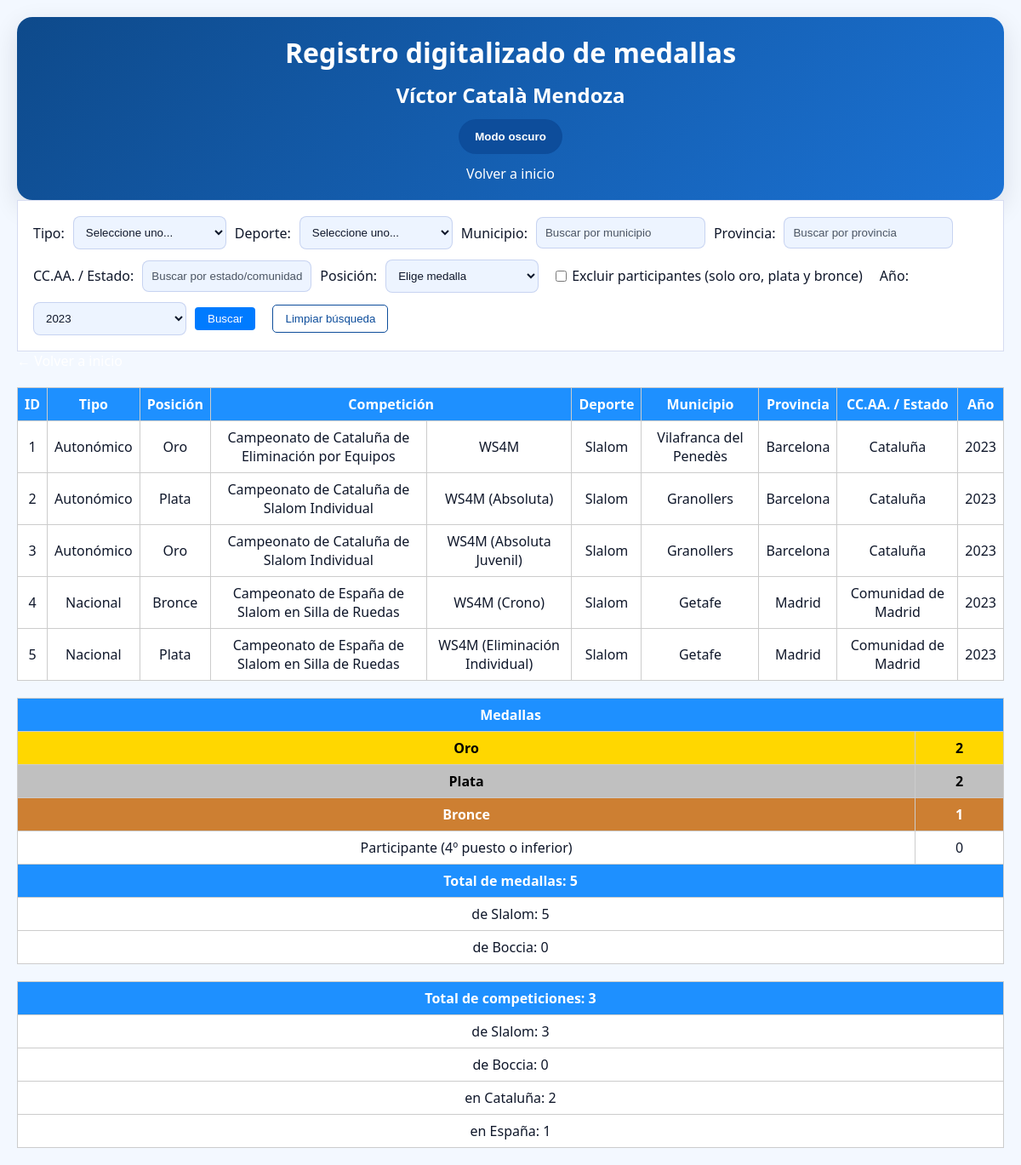
/medallero.php?year=2023, run on the app's committed database.
### tables this page shows
CREATE TABLE medallas (
    id INT AUTO_INCREMENT PRIMARY KEY,
    tipo ENUM('Autonómico', 'Nacional', 'Internacional'),
    competicion VARCHAR(255),
    deporte VARCHAR(100),
    posicion ENUM('Oro', 'Plata', 'Bronce', 'Participante'),
    division VARCHAR(100) NULL,
    lugar VARCHAR(100),
    provincia VARCHAR(100),
    comunidad VARCHAR(100),
    pais VARCHAR(100),
    year YEAR
);

### funciones.php (called while the page is built, shortened)
<?php
function iconoMedalla($posicion)
{
    switch ($posicion) {
        default:
            return ucfirst($posicion);
    }
}
?>

### medallero.php (the view, shortened to what this page needs)
<?php include 'conexion.php';
include 'funciones.php'; ?>
<!DOCTYPE html>
<html>
<head>
    <link rel="stylesheet" href="css/index.css">
</head>
<body>
    <header>
        <h1>Registro digitalizado de medallas</h1>
        <h2>Víctor Català Mendoza</h2>
        <button id="theme-toggle" type="button">Modo oscuro</button>
        <a href="index.php">Volver a inicio</a>
    </header>
    <form method="GET">
        Tipo:
        <select name="tipo">
            <option value="">Seleccione uno...</option>
        </select>
        Deporte:
        <select name="deporte">
            <option value="">Seleccione uno...</option>
        </select>
        Municipio:
        <input type="text" name="lugar" id="municipio" placeholder="Buscar por municipio">
        Provincia:
        <input type="text" name="provincia" id="provincia" placeholder="Buscar por provincia">
        CC.AA. / Estado:
        <input type="text" name="comunidad" id="comunidad" placeholder="Buscar por estado/comunidad autónoma">
        Posición:
        <select name="posicion">
            <option value="">Elige medalla</option>
        </select>
        <label class="checkbox-label">
            <input type="checkbox" name="excluir_participante" value="1" <?php echo !empty($_GET['excluir_participante']) ? 'checked' : ''; ?>> Excluir participantes (solo oro, plata y bronce)
        </label>
        Año:
        <select name="year">
            <?php
            $year_inicio = 2023;
            $year_actual = date('Y');
            for ($i = $year_inicio; $i <= $year_actual; $i++) {
                $seleccionado = ($_GET['year'] ?? '') == $i ? 'selected' : '';
                echo "<option value=\"$i\" $seleccionado>$i</option>";
            }
            ?>
        </select>
        <input type="submit" value="Buscar">
        <button type="button" id="limpiar-filtros">Limpiar búsqueda</button>
    </form>
    <a href="index.php">&larr; Volver a inicio</a>
    <?php
    $year = $_GET['year'] ?? '';
    $where = " WHERE 1=1";
    if (!empty($year)) {
        $where .= " AND year = " . intval($year);
    }
    $whereCompeticionesSlalom = " WHERE 1=1";
    if (!empty($year)) {
        $whereCompeticionesSlalom .= " AND year = " . intval($year);
    }
    $whereCompeticionesBoccia = " WHERE deporte = 'Boccia'";
    if (!empty($year)) {
        $whereCompeticionesBoccia .= " AND year = " . intval($year);
    }
    $sql = "SELECT * FROM medallas" . $where;
    $sqlResumenSlalom = "SELECT
        SUM(CASE WHEN LOWER(posicion) = 'oro' THEN 1 ELSE 0 END) AS oro,
        SUM(CASE WHEN LOWER(posicion) = 'plata' THEN 1 ELSE 0 END) AS plata,
        SUM(CASE WHEN LOWER(posicion) = 'bronce' THEN 1 ELSE 0 END) AS bronce
    FROM medallas" . $where . " AND LOWER(deporte) LIKE '%slalom%' AND LOWER(posicion) IN ('oro', 'plata', 'bronce')";
    $sqlResumenBoccia = "SELECT
        SUM(CASE WHEN LOWER(posicion) = 'oro' THEN 1 ELSE 0 END) AS oro,
        SUM(CASE WHEN LOWER(posicion) = 'plata' THEN 1 ELSE 0 END) AS plata,
        SUM(CASE WHEN LOWER(posicion) = 'bronce' THEN 1 ELSE 0 END) AS bronce
    FROM medallas" . $where . " AND LOWER(deporte) LIKE '%boccia%' AND LOWER(posicion) IN ('oro', 'plata', 'bronce')";
    $sqlResumen = "SELECT
        SUM(posicion = 'oro') AS oro,
        SUM(posicion = 'plata') AS plata,
        SUM(posicion = 'bronce') AS bronce,
        SUM(posicion IN ('participante')) AS total_participantes,
        SUM(posicion IN ('oro', 'plata', 'bronce')) AS total_medallas,
        (SELECT COUNT(DISTINCT competicion, year) FROM competiciones_slalom" . $whereCompeticionesSlalom . " AND posicion IN ('oro', 'plata', 'bronce', 'participante')) AS total_competiciones_slalom,
        (SELECT COUNT(DISTINCT competicion) FROM medallas" . $whereCompeticionesBoccia . " AND posicion IN ('oro', 'plata', 'bronce', 'participante')) AS total_competiciones_boccia,
        (SELECT COUNT(DISTINCT competicion, year) FROM competiciones_slalom" . $whereCompeticionesSlalom . " AND tipo = 'autonomico' AND posicion IN ('oro', 'plata', 'bronce', 'participante')) AS total_catalunya_slalom,
        (SELECT COUNT(DISTINCT competicion) FROM medallas" . $whereCompeticionesBoccia . " AND tipo = 'autonomico' AND posicion IN ('oro', 'plata', 'bronce', 'participante')) AS total_catalunya_boccia,
        (SELECT COUNT(DISTINCT competicion, year) FROM competiciones_slalom" . $whereCompeticionesSlalom . " AND tipo = 'nacional' AND posicion IN ('oro', 'plata', 'bronce', 'participante')) AS total_espanna_slalom,
        (SELECT COUNT(DISTINCT competicion) FROM medallas" . $whereCompeticionesBoccia . " AND tipo = 'nacional' AND posicion IN ('oro', 'plata', 'bronce', 'participante')) AS total_espanna_boccia,
        COUNT(*) AS total_registros
    FROM medallas" . $where . " AND posicion IN ('oro', 'plata', 'bronce', 'participante')";
    $resultado = $conexion->query($sql);
    if ($resultado->num_rows > 0): ?>
        <table>
            <tr>
                <th>ID</th>
                <th>Tipo</th>
                <th>Posición</th>
                <th colspan="2">Competición</th>
                <th>Deporte</th>
                <th>Municipio</th>
                <th>Provincia</th>
                <th>CC.AA. / Estado</th>
                <th>Año</th>
            </tr>
            <?php while ($fila = $resultado->fetch_assoc()): ?>
                <tr>
                    <td><?php echo $fila['id']; ?></td>
                    <td><?php echo $fila['tipo']; ?></td>
                    <td class="<?php echo $fila['posicion']; ?>">
                        <?php echo iconoMedalla($fila['posicion']); ?>
                    </td>
                    <td><?php echo $fila['competicion']; ?></td>
                    <td><?php echo $fila['division']; ?></td>
                    <td><?php echo $fila['deporte']; ?></td>
                    <?php
                    if ($fila['lugar'] == $fila['provincia']) {
                        echo '<td colspan="2">' . $fila['lugar'] . '</td>';
                        echo '<td>' . $fila['comunidad'] . '</td>';
                    } elseif ($fila['provincia'] == $fila['comunidad']) {
                        echo '<td colspan="2">' . $fila['provincia'] . '</td>';
                    } else {
                        echo '<td>' . $fila['lugar'] . '</td>';
                        echo '<td>' . $fila['provincia'] . '</td>';
                        echo '<td>' . $fila['comunidad'] . '</td>';
                    }
                    ?>
                    <td><?php echo $fila['year']; ?></td>
                </tr>
            <?php endwhile; ?>
        </table>
    <?php else: ?>
        <p>No se han encontrado resultados</p>
    <?php endif; ?>
    <?php
    $resultado2 = $conexion->query($sqlResumen);
    $resumen = $resultado2 ? $resultado2->fetch_assoc() : null;
    $resultadoSlalom = $conexion->query($sqlResumenSlalom);
    $resumenSlalom = $resultadoSlalom ? $resultadoSlalom->fetch_assoc() : null;
    $resultadoBoccia = $conexion->query($sqlResumenBoccia);
    $resumenBoccia = $resultadoBoccia ? $resultadoBoccia->fetch_assoc() : null;
    if ($resumen):
        $total_competiciones_slalom = (int) $resumen['total_competiciones_slalom'];
        $total_competiciones_boccia = (int) $resumen['total_competiciones_boccia'];
        $total_competiciones_deportes = $total_competiciones_slalom + $total_competiciones_boccia;
        ?>
        <table>
            <tr>
                <th colspan="2">Medallas</th>
            </tr>
            <tr>
                <th class=oro>Oro</th>
                <td class=oro><?php echo (int) $resumen['oro']; ?></td>
            </tr>
            <tr>
                <th class=plata>Plata</th>
                <td class=plata><?php echo (int) $resumen['plata']; ?></td>
            </tr>
            <tr>
                <th class=bronce>Bronce</th>
                <td class=bronce><?php echo (int) $resumen['bronce']; ?></td>
            </tr>
            <tr>
                <td>Participante (4º puesto o inferior)</td>
                <td><?php echo (int) $resumen['total_participantes']; ?></td>
            </tr>
            <tr>
                <th colspan="2">Total de medallas: <?php echo (int) $resumen['total_medallas']; ?></th>
            </tr>
            <tr>
                <td colspan="2">
                    de Slalom: <?php echo (int) (($resumenSlalom['oro'] ?? 0) + ($resumenSlalom['plata'] ?? 0) + ($resumenSlalom['bronce'] ?? 0)); ?>
                </td>
            </tr>
            <tr>
                <td colspan="2">
                    de Boccia: <?php echo (int) (($resumenBoccia['oro'] ?? 0) + ($resumenBoccia['plata'] ?? 0) + ($resumenBoccia['bronce'] ?? 0)); ?>
                </td>
            </tr>
        </table>
        <table>
            <tr>
                <th>Total de competiciones: <?php echo $total_competiciones_deportes; ?></th>
            </tr>
            <tr>
                <td>de Slalom: <?php echo $total_competiciones_slalom; ?></td>
            </tr>
            <tr>
                <td>de Boccia: <?php echo $total_competiciones_boccia; ?></td>
            </tr>
            <tr>
                <td>en Cataluña: <?php echo ((int) $resumen['total_catalunya_slalom'] + (int) $resumen['total_catalunya_boccia']); ?></td>
            </tr>
            <tr>
                <td>en España: <?php echo ((int) $resumen['total_espanna_slalom'] + (int) $resumen['total_espanna_boccia']); ?></td>
            </tr>
        </table>
    <?php else: ?>
        <p>No se han encontrado resultados</p>
    <?php endif; ?>
</body>
</html>

### css/index.css (style rules this page uses)
:root { --bg: #f3f8ff; --surface: #ffffff; --surface-soft: #edf4ff; --text: #0f172a; --muted: #4b5563; --border: rgba(30, 64, 175, 0.18); --accent: #0d4d9b; --accent-soft: #d6e6ff; --header-bg: #0e4a8b; --header-text: #ffffff; --table-header: #1e63c2; --table-row: #eff5ff; --table-alt: #dbe9ff; --button-bg: #0d4d9b; --button-text: #ffffff; --button-border: rgba(13, 77, 155, 0.34); }
* { box-sizing: border-box; padding: 0; margin: 0; }
html, body { min-height: 100%; }
body { font-family: 'Segoe UI', Tahoma, Geneva, Verdana, sans-serif; background-color: var(--bg); color: var(--text); margin: 20px; }
a { color: #ffffff; text-decoration: none; }
header { display: flex; flex-direction: column; align-items: center; justify-content: center; gap: 12px; text-align: center; padding: 20px; border-radius: 18px; background: linear-gradient(135deg, var(--header-bg), #1b72d4); color: var(--header-text); box-shadow: 0 10px 30px rgba(15, 23, 42, 0.12); }
header > * { margin: 0; }
#theme-toggle { padding: 12px 18px; background-color: var(--button-bg); color: var(--button-text); border: 1px solid var(--button-border); border-radius: 999px; cursor: pointer; font-weight: 600; transition: transform 0.2s ease, background-color 0.25s ease; }
form { background: var(--surface); padding: 18px; border: 1px solid var(--border); display: flex; flex-direction: row; flex-wrap: wrap; gap: 10px; align-items: center; }
form label, form > * { display: inline-flex; align-items: center; }
.checkbox-label { gap: 6px; padding: 10px; }
input[type="text"], input[type="date"], select, textarea { padding: 10px; border: 1px solid var(--border); border-radius: 8px; background-color: var(--surface-soft); color: var(--text); min-width: 180px; }
input[type="text"]::placeholder, input[type="date"]::placeholder, textarea::placeholder { color: var(--muted); }
input[type="submit"] { padding: 6px 15px; background-color: #007BFF; color: white; border: none; border-radius: 4px; cursor: pointer; }
#limpiar-filtros { background-color: transparent; color: var(--accent); border: 1px solid var(--accent); padding: 8px 14px; border-radius: 5px; cursor: pointer; margin-left: 10px; transition: background-color 0.3s ease, color 0.3s ease; }
table { width: 100%; border-collapse: collapse; margin-top: 20px; background: var(--surface); }
th, td { border: 1px solid #ccc; padding: 8px; text-align: center; }
th { background-color: dodgerblue; color: white; text-align: center; }
td.oro, th.oro { background-color: gold; color: black; font-weight: bold; }
td.plata, th.plata { background-color: silver; color: black; font-weight: bold; }
td.bronce, th.bronce { background-color: #cd7f32; color: white; font-weight: bold; }

### data on the page
medallas: id "1", tipo "Autonómico", posicion "Oro", competicion "Campeonato de Cataluña de Eliminación por Equipos", division "WS4M", deporte "Slalom", lugar "Vilafranca del Penedès", provincia "Barcelona", comunidad "Cataluña", year "2023"
medallas: id "2", tipo "Autonómico", posicion "Plata", competicion "Campeonato de Cataluña de Slalom Individual", division "WS4M (Absoluta)", deporte "Slalom", lugar "Granollers", provincia "Barcelona", comunidad "Cataluña", year "2023"
medallas: id "3", tipo "Autonómico", posicion "Oro", competicion "Campeonato de Cataluña de Slalom Individual", division "WS4M (Absoluta Juvenil)", deporte "Slalom", lugar "Granollers", provincia "Barcelona", comunidad "Cataluña", year "2023"
medallas: id "4", tipo "Nacional", posicion "Bronce", competicion "Campeonato de España de Slalom en Silla de Ruedas", division "WS4M (Crono)", deporte "Slalom", lugar "Getafe", provincia "Madrid", comunidad "Comunidad de Madrid", year "2023"
medallas: id "5", tipo "Nacional", posicion "Plata", competicion "Campeonato de España de Slalom en Silla de Ruedas", division "WS4M (Eliminación Individual)", deporte "Slalom", lugar "Getafe", provincia "Madrid", comunidad "Comunidad de Madrid", year "2023"

### other printed values
$resumen['oro'] "2"
$resumen['plata'] "2"
$resumen['bronce'] "1"
$resumen['total_participantes'] "0"
$resumen['total_medallas'] "5"
$total_competiciones_deportes "3"
$total_competiciones_slalom "3"
$total_competiciones_boccia "0"
form field year "2023"
